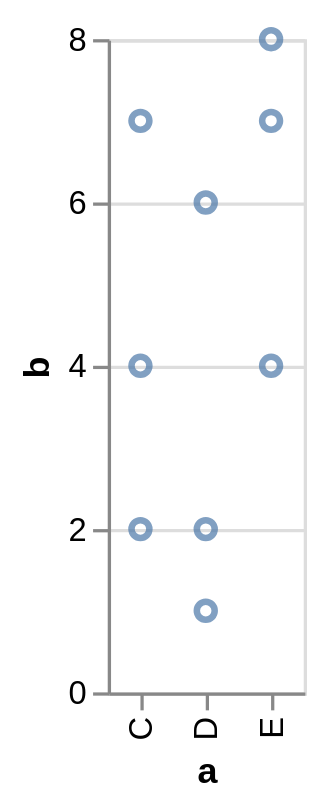

Express this chart as Vega-Lite.
### Vega specification from a JSON file in a GitHub repository (floating-point values rounded to 4 significant figures)
{"$schema": "https://vega.github.io/schema/vega/v5.json", "background": "white", "padding": 5, "height": 200, "style": "cell", "data": [{"name": "source_0", "values": [{"a": "C", "b": 2}, {"a": "C", "b": 7}, {"a": "C", "b": 4}, {"a": "D", "b": 1}, {"a": "D", "b": 2}, {"a": "D", "b": 6}, {"a": "E", "b": 8}, {"a": "E", "b": 4}, {"a": "E", "b": 7}]}, {"name": "data_0", "source": "source_0", "transform": [{"type": "filter", "expr": "isValid(datum[\"b\"]) && isFinite(+datum[\"b\"])"}]}], "signals": [{"name": "x_step", "value": 20}, {"name": "width", "update": "bandspace(domain('x').length, 1, 0.5) * x_step"}], "marks": [{"name": "marks", "type": "symbol", "style": ["point"], "from": {"data": "data_0"}, "encode": {"update": {"opacity": {"value": 0.7}, "fill": {"value": "transparent"}, "stroke": {"value": "#4c78a8"}, "ariaRoleDescription": {"value": "point"}, "description": {"signal": "\"a: \" + (isValid(datum[\"a\"]) ? datum[\"a\"] : \"\"+datum[\"a\"]) + \"; b: \" + (format(datum[\"b\"], \"\"))"}, "x": {"scale": "x", "field": "a"}, "y": {"scale": "y", "field": "b"}}}}], "scales": [{"name": "x", "type": "point", "domain": {"data": "data_0", "field": "a", "sort": true}, "range": {"step": {"signal": "x_step"}}, "padding": 0.5}, {"name": "y", "type": "linear", "domain": {"data": "data_0", "field": "b"}, "range": [{"signal": "height"}, 0], "nice": true, "zero": true}], "axes": [{"scale": "y", "orient": "left", "gridScale": "x", "grid": true, "tickCount": {"signal": "ceil(height/40)"}, "domain": false, "labels": false, "aria": false, "maxExtent": 0, "minExtent": 0, "ticks": false, "zindex": 0}, {"scale": "x", "orient": "bottom", "grid": false, "title": "a", "labelAlign": "right", "labelAngle": 270, "labelBaseline": "middle", "zindex": 0}, {"scale": "y", "orient": "left", "grid": false, "title": "b", "labelOverlap": true, "tickCount": {"signal": "ceil(height/40)"}, "zindex": 0}], "config": {"projection": {"type": "equalEarth"}}}
